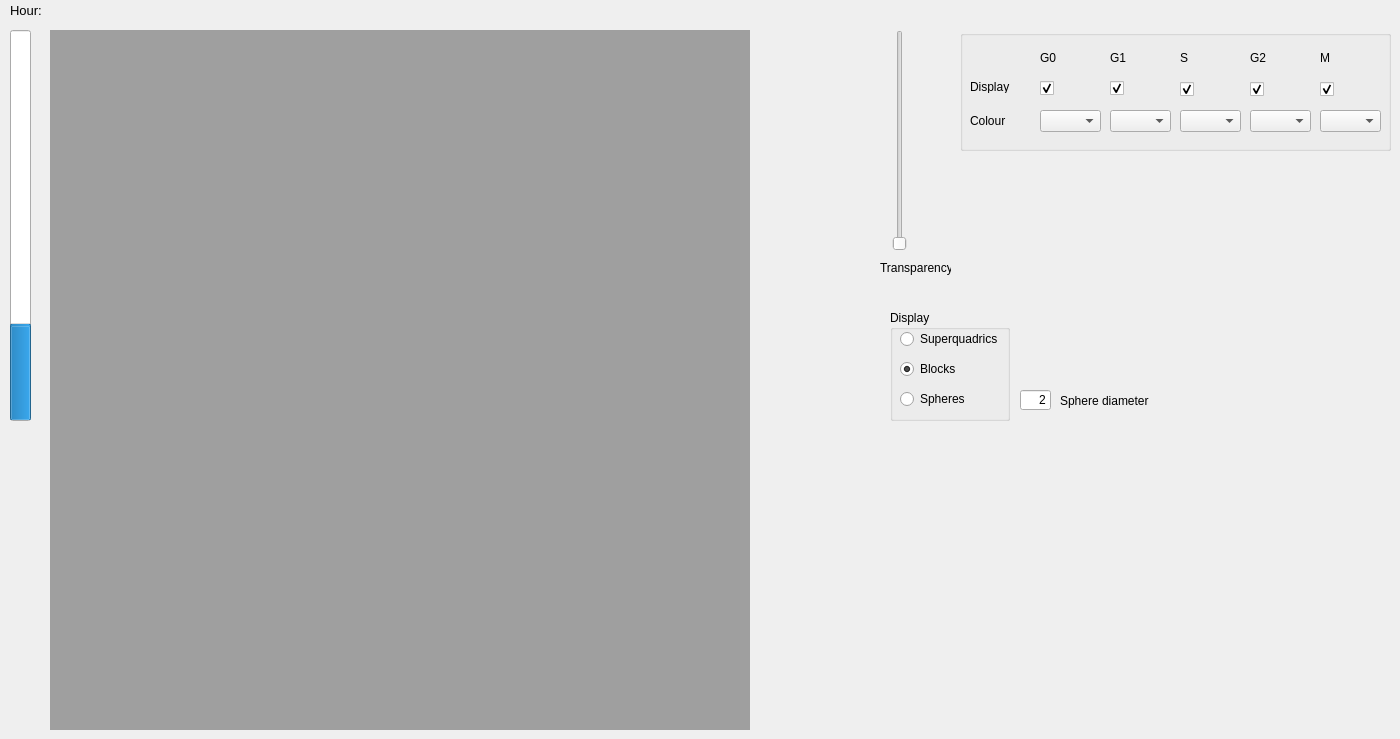
      <widget class="QWidget" name="page_3D">
       <widget class="QMdiArea" name="mdiArea_VTK">
        <property name="geometry">
         <rect>
          <x>50</x>
          <y>30</y>
          <width>700</width>
          <height>700</height>
         </rect>
        </property>
       </widget>
       <widget class="QProgressBar" name="progressBar">
        <property name="geometry">
         <rect>
          <x>10</x>
          <y>30</y>
          <width>21</width>
          <height>391</height>
         </rect>
        </property>
        <property name="value">
         <number>24</number>
        </property>
        <property name="orientation">
         <enum>Qt::Vertical</enum>
        </property>
       </widget>
       <widget class="QLabel" name="alabel_hour">
        <property name="geometry">
         <rect>
          <x>10</x>
          <y>0</y>
          <width>46</width>
          <height>20</height>
         </rect>
        </property>
        <property name="font">
         <font>
          <pointsize>10</pointsize>
         </font>
        </property>
        <property name="text">
         <string>Hour:</string>
        </property>
       </widget>
       <widget class="QLabel" name="hour_display">
        <property name="geometry">
         <rect>
          <x>50</x>
          <y>0</y>
          <width>46</width>
          <height>20</height>
         </rect>
        </property>
        <property name="font">
         <font>
          <pointsize>10</pointsize>
         </font>
        </property>
        <property name="text">
         <string/>
        </property>
       </widget>
       <widget class="QSlider" name="verticalSliderTransparency">
        <property name="geometry">
         <rect>
          <x>890</x>
          <y>30</y>
          <width>19</width>
          <height>221</height>
         </rect>
        </property>
        <property name="maximum">
         <number>100</number>
        </property>
        <property name="sliderPosition">
         <number>0</number>
        </property>
        <property name="orientation">
         <enum>Qt::Vertical</enum>
        </property>
       </widget>
       <widget class="QLabel" name="alabel_Transparency">
        <property name="geometry">
         <rect>
          <x>880</x>
          <y>260</y>
          <width>71</width>
          <height>16</height>
         </rect>
        </property>
        <property name="text">
         <string>Transparency</string>
        </property>
       </widget>
       <widget class="QGroupBox" name="groupBox_display">
        <property name="geometry">
         <rect>
          <x>960</x>
          <y>30</y>
          <width>431</width>
          <height>121</height>
         </rect>
        </property>
        <property name="title">
         <string/>
        </property>
        <widget class="QComboBox" name="comboBox_CELLCOLOUR_2">
         <property name="geometry">
          <rect>
           <x>220</x>
           <y>80</y>
           <width>61</width>
           <height>22</height>
          </rect>
         </property>
         <property name="currentIndex">
          <number>-1</number>
         </property>
        </widget>
        <widget class="QCheckBox" name="checkBox_CELLDISPLAY_2">
         <property name="geometry">
          <rect>
           <x>220</x>
           <y>50</y>
           <width>16</width>
           <height>18</height>
          </rect>
         </property>
         <property name="text">
          <string/>
         </property>
         <property name="checked">
          <bool>true</bool>
         </property>
        </widget>
        <widget class="QLabel" name="alabel_display">
         <property name="geometry">
          <rect>
           <x>10</x>
           <y>50</y>
           <width>46</width>
           <height>13</height>
          </rect>
         </property>
         <property name="text">
          <string>Display</string>
         </property>
        </widget>
        <widget class="QCheckBox" name="checkBox_CELLDISPLAY_1">
         <property name="geometry">
          <rect>
           <x>150</x>
           <y>50</y>
           <width>16</width>
           <height>16</height>
          </rect>
         </property>
         <property name="text">
          <string/>
         </property>
         <property name="checked">
          <bool>true</bool>
         </property>
        </widget>
        <widget class="QLabel" name="alabel_display_1">
         <property name="geometry">
          <rect>
           <x>150</x>
           <y>20</y>
           <width>41</width>
           <height>16</height>
          </rect>
         </property>
         <property name="text">
          <string>G1</string>
         </property>
        </widget>
        <widget class="QLabel" name="alabel_display_2">
         <property name="geometry">
          <rect>
           <x>220</x>
           <y>20</y>
           <width>41</width>
           <height>16</height>
          </rect>
         </property>
         <property name="text">
          <string>S</string>
         </property>
        </widget>
        <widget class="QComboBox" name="comboBox_CELLCOLOUR_1">
         <property name="geometry">
          <rect>
           <x>150</x>
           <y>80</y>
           <width>61</width>
           <height>22</height>
          </rect>
         </property>
         <property name="currentIndex">
          <number>-1</number>
         </property>
        </widget>
        <widget class="QLabel" name="alabel_cellcolour">
         <property name="geometry">
          <rect>
           <x>10</x>
           <y>80</y>
           <width>51</width>
           <height>21</height>
          </rect>
         </property>
         <property name="text">
          <string>Colour</string>
         </property>
        </widget>
        <widget class="QCheckBox" name="checkBox_CELLDISPLAY_3">
         <property name="geometry">
          <rect>
           <x>290</x>
           <y>50</y>
           <width>16</width>
           <height>18</height>
          </rect>
         </property>
         <property name="text">
          <string/>
         </property>
         <property name="checked">
          <bool>true</bool>
         </property>
        </widget>
        <widget class="QComboBox" name="comboBox_CELLCOLOUR_3">
         <property name="geometry">
          <rect>
           <x>290</x>
           <y>80</y>
           <width>61</width>
           <height>22</height>
          </rect>
         </property>
         <property name="currentIndex">
          <number>-1</number>
         </property>
        </widget>
        <widget class="QLabel" name="alabel_display_3">
         <property name="geometry">
          <rect>
           <x>290</x>
           <y>20</y>
           <width>41</width>
           <height>16</height>
          </rect>
         </property>
         <property name="text">
          <string>G2</string>
         </property>
        </widget>
        <widget class="QLabel" name="alabel_display_4">
         <property name="geometry">
          <rect>
           <x>360</x>
           <y>20</y>
           <width>41</width>
           <height>16</height>
          </rect>
         </property>
         <property name="text">
          <string>M</string>
         </property>
        </widget>
        <widget class="QCheckBox" name="checkBox_CELLDISPLAY_4">
         <property name="geometry">
          <rect>
           <x>360</x>
           <y>50</y>
           <width>16</width>
           <height>18</height>
          </rect>
         </property>
         <property name="text">
          <string/>
         </property>
         <property name="checked">
          <bool>true</bool>
         </property>
        </widget>
        <widget class="QComboBox" name="comboBox_CELLCOLOUR_4">
         <property name="geometry">
          <rect>
           <x>360</x>
           <y>80</y>
           <width>61</width>
           <height>22</height>
          </rect>
         </property>
         <property name="currentIndex">
          <number>-1</number>
         </property>
        </widget>
        <widget class="QLabel" name="alabel_display_0">
         <property name="geometry">
          <rect>
           <x>80</x>
           <y>20</y>
           <width>41</width>
           <height>16</height>
          </rect>
         </property>
         <property name="text">
          <string>G0</string>
         </property>
        </widget>
        <widget class="QCheckBox" name="checkBox_CELLDISPLAY_0">
         <property name="geometry">
          <rect>
           <x>80</x>
           <y>50</y>
           <width>16</width>
           <height>16</height>
          </rect>
         </property>
         <property name="text">
          <string/>
         </property>
         <property name="checked">
          <bool>true</bool>
         </property>
        </widget>
        <widget class="QComboBox" name="comboBox_CELLCOLOUR_0">
         <property name="geometry">
          <rect>
           <x>80</x>
           <y>80</y>
           <width>61</width>
           <height>22</height>
          </rect>
         </property>
         <property name="currentIndex">
          <number>-1</number>
         </property>
        </widget>
       </widget>
       <widget class="QWidget" name="widget_dialog" native="true">
        <property name="geometry">
         <rect>
          <x>960</x>
          <y>180</y>
          <width>120</width>
          <height>80</height>
         </rect>
        </property>
       </widget>
       <widget class="QLineEdit" name="lineEdit_diameter">
        <property name="geometry">
         <rect>
          <x>1020</x>
          <y>390</y>
          <width>31</width>
          <height>20</height>
         </rect>
        </property>
        <property name="text">
         <string>2</string>
        </property>
        <property name="alignment">
         <set>Qt::AlignRight|Qt::AlignTrailing|Qt::AlignVCenter</set>
        </property>
       </widget>
       <widget class="QLabel" name="alabel_diameter">
        <property name="geometry">
         <rect>
          <x>1060</x>
          <y>390</y>
          <width>91</width>
          <height>21</height>
         </rect>
        </property>
        <property name="text">
         <string>Sphere diameter</string>
        </property>
       </widget>
       <widget class="QGroupBox" name="groupBox_display_2">
        <property name="geometry">
         <rect>
          <x>890</x>
          <y>310</y>
          <width>120</width>
          <height>111</height>
         </rect>
        </property>
        <property name="title">
         <string>Display</string>
        </property>
        <widget class="QRadioButton" name="radioButton_display_squad">
         <property name="geometry">
          <rect>
           <x>10</x>
           <y>20</y>
           <width>101</width>
           <height>18</height>
          </rect>
         </property>
         <property name="text">
          <string>Superquadrics</string>
         </property>
         <property name="checked">
          <bool>false</bool>
         </property>
         <attribute name="buttonGroup">
          <string>buttonGroup_display</string>
         </attribute>
        </widget>
        <widget class="QRadioButton" name="radioButton_display_block">
         <property name="geometry">
          <rect>
           <x>10</x>
           <y>50</y>
           <width>82</width>
           <height>18</height>
          </rect>
         </property>
         <property name="text">
          <string>Blocks</string>
         </property>
         <property name="checked">
          <bool>true</bool>
         </property>
         <attribute name="buttonGroup">
          <string>buttonGroup_display</string>
         </attribute>
        </widget>
        <widget class="QRadioButton" name="radioButton_display_sphere">
         <property name="geometry">
          <rect>
           <x>10</x>
           <y>80</y>
           <width>82</width>
           <height>18</height>
          </rect>
         </property>
         <property name="text">
          <string>Spheres</string>
         </property>
         <attribute name="buttonGroup">
          <string>buttonGroup_display</string>
         </attribute>
        </widget>
       </widget>
      </widget>
